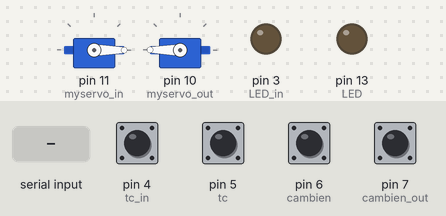
Bench run of a sketch on a simulated Arduino Uno, built with avr-gcc and run on an emulated ATmega328P. Parts: 2 × servo, output pins drawn as LEDs (lit = HIGH). Inputs (shaded band) come from the test bench; at power-on: pin 4 (tc_in), pin 5 (tc), pin 6 (cambien), pin 7 (cambien_out) HIGH. What the sketch prints to the serial monitor is not drawn.

Above: at 1.2 s.
1.3 s: "L" received over Serial
At 1.8 s:
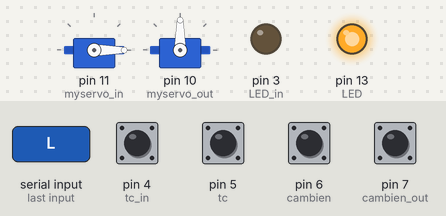
8.5 s: "R" received over Serial
At 9.7 s:
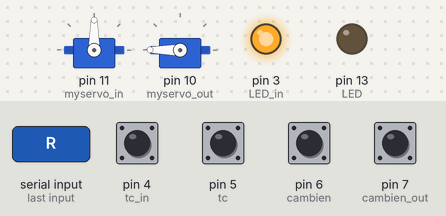
Timing chart, 0 to 15.5 s (numbered marks = the images above; inputs shaded):
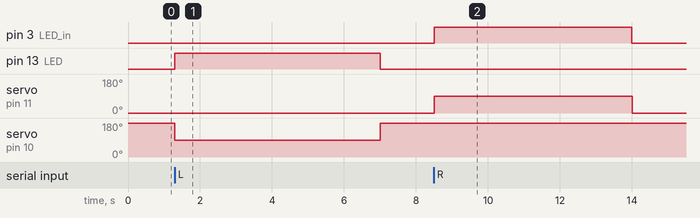

Measured:
- after the input at 1.3 s, pin 13 (LED): LOW → HIGH at once, → LOW 5.7 s later; servo on pin 10 (myservo_out): 180° → 90° at once, → 180° 5.7 s later
- after the input at 8.5 s, pin 3 (LED_in): LOW → HIGH at once, → LOW 5.5 s later; servo on pin 11 (myservo_in): 0° → 90° at once, → 0° 5.5 s later

The sketch:

Tong.ino
```cpp
#include <Servo.h>

Servo myservo_in;
Servo myservo_out;
int data;
int LED=13;
int LED_in=3;
int tc = 5;
int tc_in = 4;
int count = 0;
int cambien = 6;
int cambien_out = 7;
unsigned long realtime;
unsigned long realtime_in;
unsigned long realtime_cbout;
int timewait = 100;
int timewait_in = 1;
int timewait_cbout = 100;
unsigned long timenow = 0;
unsigned long timenow_in = 0;
unsigned long timenow_cbout = 0;
unsigned long realtime_ledout;
unsigned long realtime_ledin;
int timewait_ledout = 7000;
unsigned long timenow_ledout = 0;
int timewait_ledin = 2;
unsigned long timenow_ledin = 0;

void setup() {
  Serial.begin(115200);
  pinMode(LED, OUTPUT);
  digitalWrite (LED, LOW);
  pinMode(LED_in, OUTPUT);
  digitalWrite (LED_in, LOW);
  pinMode(cambien, INPUT);
  pinMode(cambien_out, INPUT);
  pinMode(tc, INPUT);
  pinMode(tc_in, INPUT);
  myservo_in.attach(11);
  myservo_out.attach(10);

  myservo_in.write(0);
  myservo_out.write(180);
}
void loop(){
realtime_in = millis();
if (realtime_in - timenow_in >= timewait_in){
  cambien = digitalRead(4);
  cambien_out = digitalRead(5);
}
if (cambien == LOW){
  realtime = millis();
  if (realtime - timenow >= timewait){
    timenow = millis();
    Serial.write('1');
    Led();
  }

}
if (cambien == HIGH){
  realtime = millis();
  if (realtime - timenow >= timewait){
    timenow = millis();
    Serial.write('0');
  }
}
if (cambien_out == LOW){
  realtime_cbout = millis();
  if (realtime_cbout - timenow_cbout >= timewait_cbout){
    timenow_cbout = millis();
    Serial.write('2');
  }

}
if (cambien_out == HIGH){
  realtime_cbout = millis();
  if (realtime_cbout - timenow_cbout >= timewait_cbout){
    timenow_cbout = millis();
    Serial.write('3');
  }
}
Led();
}
void Led() {
  realtime_ledin = millis();
if (realtime_ledin - timenow_ledin >= timewait_ledin){
  timenow_ledin=millis();
  data = Serial.read();
}
realtime_ledout = millis();
if (realtime_ledout - timenow_ledout >= timewait_ledout){
  timenow_ledout=millis();
  tc = digitalRead(7);
  tc_in = digitalRead(6);
  if (digitalRead(LED) == HIGH){
    Serial.print(7);
    if (tc == LOW){
    digitalWrite (LED, HIGH);
    myservo_out.write(90);
    }
    else{
    digitalWrite (LED, LOW);
    myservo_out.write(180);}
  }
  if (digitalRead(LED) == LOW){
    digitalWrite(LED, LOW);
    myservo_out.write(180);
  }
  if (digitalRead(LED_in) == HIGH){
    Serial.print(6);
    if (tc_in == LOW){
    digitalWrite (LED_in, HIGH);
    myservo_in.write(90);
    }
    else{
    digitalWrite (LED_in, LOW);
    myservo_in.write(0);
    }
  }
  if (digitalRead(LED_in) == LOW){
    digitalWrite(LED_in, LOW);
    myservo_in.write(0);
  }
}

if (data == 'L'){
  count = 1;
  if (count == 1)
  digitalWrite (LED, HIGH);
  myservo_out.write(90);
  }

if (data == 'R'){
  count = 2;
  if (count == 2)
  digitalWrite (LED_in, HIGH);
  myservo_in.write(90);
  }

if (data == 'N'){
  count = 0;
  if (count == 0)
  digitalWrite (LED_in, LOW);
  digitalWrite (LED, LOW);}
}
```
